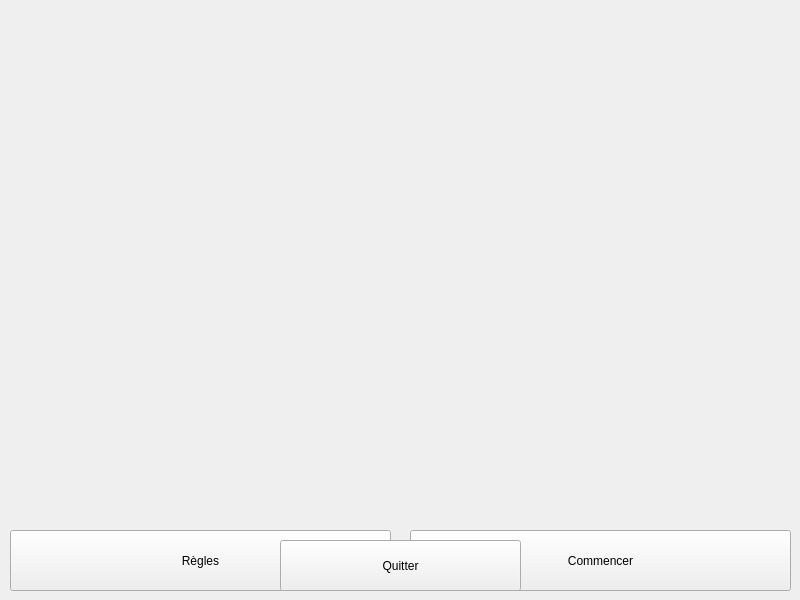
<?xml version="1.0" encoding="UTF-8"?>
<ui version="4.0">
 <class>MainWindow</class>
 <widget class="QMainWindow" name="MainWindow">
  <property name="geometry">
   <rect>
    <x>0</x>
    <y>0</y>
    <width>800</width>
    <height>600</height>
   </rect>
  </property>
  <property name="minimumSize">
   <size>
    <width>800</width>
    <height>600</height>
   </size>
  </property>
  <property name="maximumSize">
   <size>
    <width>800</width>
    <height>600</height>
   </size>
  </property>
  <property name="windowTitle">
   <string>MainWindow</string>
  </property>
  <widget class="QWidget" name="centralwidget">
   <widget class="QLabel" name="welcome_picture">
    <property name="enabled">
     <bool>true</bool>
    </property>
    <property name="geometry">
     <rect>
      <x>11</x>
      <y>11</y>
      <width>781</width>
      <height>511</height>
     </rect>
    </property>
    <property name="text">
     <string/>
    </property>
    <property name="pixmap">
     <pixmap>../pictures/picture_welcome.jpg</pixmap>
    </property>
    <property name="scaledContents">
     <bool>true</bool>
    </property>
   </widget>
   <widget class="QPushButton" name="pushButton_rules">
    <property name="geometry">
     <rect>
      <x>10</x>
      <y>530</y>
      <width>381</width>
      <height>61</height>
     </rect>
    </property>
    <property name="text">
     <string>Règles</string>
    </property>
   </widget>
   <widget class="QPushButton" name="pushButton_start">
    <property name="enabled">
     <bool>true</bool>
    </property>
    <property name="geometry">
     <rect>
      <x>410</x>
      <y>530</y>
      <width>381</width>
      <height>61</height>
     </rect>
    </property>
    <property name="text">
     <string>Commencer</string>
    </property>
   </widget>
   <widget class="QLabel" name="end_picture">
    <property name="geometry">
     <rect>
      <x>10</x>
      <y>10</y>
      <width>781</width>
      <height>531</height>
     </rect>
    </property>
    <property name="text">
     <string/>
    </property>
    <property name="pixmap">
     <pixmap>../pictures/picture_end.jpg</pixmap>
    </property>
    <property name="scaledContents">
     <bool>true</bool>
    </property>
   </widget>
   <widget class="QPushButton" name="pushButton_exit">
    <property name="geometry">
     <rect>
      <x>280</x>
      <y>540</y>
      <width>241</width>
      <height>51</height>
     </rect>
    </property>
    <property name="text">
     <string>Quitter</string>
    </property>
   </widget>
  </widget>
 </widget>
 <resources/>
 <connections/>
</ui>
